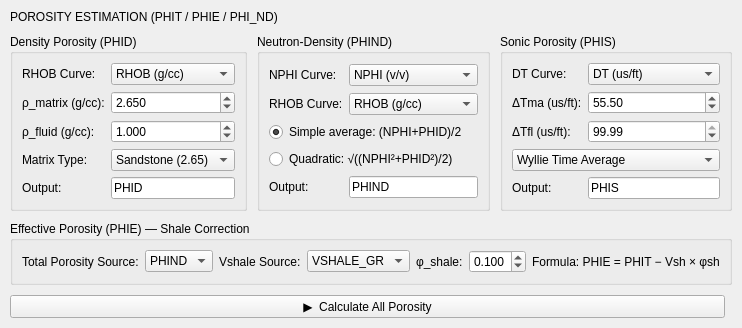
              <widget class="QWidget" name="tabPorosity">
               <attribute name="title">
                <string>Porosity</string>
               </attribute>
               <layout class="QVBoxLayout" name="poroLayout">
                <property name="spacing">
                 <number>10</number>
                </property>
                <property name="leftMargin">
                 <number>10</number>
                </property>
                <property name="topMargin">
                 <number>10</number>
                </property>
                <property name="rightMargin">
                 <number>10</number>
                </property>
                <property name="bottomMargin">
                 <number>10</number>
                </property>
                <item>
                 <widget class="QLabel" name="lblSectionHeader">
                  <property name="text">
                   <string>POROSITY ESTIMATION (PHIT / PHIE / PHI_ND)</string>
                  </property>
                 </widget>
                </item>
                <item>
                 <layout class="QHBoxLayout">
                  <item>
                   <widget class="QGroupBox" name="grpDensityPoro">
                    <property name="title">
                     <string>Density Porosity (PHID)</string>
                    </property>
                    <layout class="QGridLayout">
                     <item row="0" column="0">
                      <widget class="QLabel" name="label">
                       <property name="text">
                        <string>RHOB Curve:</string>
                       </property>
                      </widget>
                     </item>
                     <item row="0" column="1">
                      <widget class="QComboBox" name="comboDenRHOB">
                       <item>
                        <property name="text">
                         <string>RHOB (g/cc)</string>
                        </property>
                       </item>
                      </widget>
                     </item>
                     <item row="1" column="0">
                      <widget class="QLabel" name="label">
                       <property name="text">
                        <string>ρ_matrix (g/cc):</string>
                       </property>
                      </widget>
                     </item>
                     <item row="1" column="1">
                      <widget class="QDoubleSpinBox" name="spinRhoMatrix">
                       <property name="decimals">
                        <number>3</number>
                       </property>
                       <property name="singleStep">
                        <double>0.010000000000000</double>
                       </property>
                       <property name="value">
                        <double>2.650000000000000</double>
                       </property>
                      </widget>
                     </item>
                     <item row="2" column="0">
                      <widget class="QLabel" name="label">
                       <property name="text">
                        <string>ρ_fluid (g/cc):</string>
                       </property>
                      </widget>
                     </item>
                     <item row="2" column="1">
                      <widget class="QDoubleSpinBox" name="spinRhoFluid">
                       <property name="decimals">
                        <number>3</number>
                       </property>
                       <property name="singleStep">
                        <double>0.010000000000000</double>
                       </property>
                       <property name="value">
                        <double>1.000000000000000</double>
                       </property>
                      </widget>
                     </item>
                     <item row="3" column="0">
                      <widget class="QLabel" name="label">
                       <property name="text">
                        <string>Matrix Type:</string>
                       </property>
                      </widget>
                     </item>
                     <item row="3" column="1">
                      <widget class="QComboBox" name="comboDenMatrix">
                       <item>
                        <property name="text">
                         <string>Sandstone (2.65)</string>
                        </property>
                       </item>
                       <item>
                        <property name="text">
                         <string>Limestone (2.71)</string>
                        </property>
                       </item>
                       <item>
                        <property name="text">
                         <string>Dolomite (2.87)</string>
                        </property>
                       </item>
                       <item>
                        <property name="text">
                         <string>Custom</string>
                        </property>
                       </item>
                      </widget>
                     </item>
                     <item row="4" column="0">
                      <widget class="QLabel" name="label">
                       <property name="text">
                        <string>Output:</string>
                       </property>
                      </widget>
                     </item>
                     <item row="4" column="1">
                      <widget class="QLineEdit" name="linePHIDOutput">
                       <property name="text">
                        <string>PHID</string>
                       </property>
                      </widget>
                     </item>
                    </layout>
                   </widget>
                  </item>
                  <item>
                   <widget class="QGroupBox" name="grpNDPoro">
                    <property name="title">
                     <string>Neutron-Density (PHIND)</string>
                    </property>
                    <layout class="QGridLayout">
                     <item row="0" column="0">
                      <widget class="QLabel" name="label">
                       <property name="text">
                        <string>NPHI Curve:</string>
                       </property>
                      </widget>
                     </item>
                     <item row="0" column="1">
                      <widget class="QComboBox" name="comboNDNPHI">
                       <item>
                        <property name="text">
                         <string>NPHI (v/v)</string>
                        </property>
                       </item>
                      </widget>
                     </item>
                     <item row="1" column="0">
                      <widget class="QLabel" name="label">
                       <property name="text">
                        <string>RHOB Curve:</string>
                       </property>
                      </widget>
                     </item>
                     <item row="1" column="1">
                      <widget class="QComboBox" name="comboNDRHOB">
                       <item>
                        <property name="text">
                         <string>RHOB (g/cc)</string>
                        </property>
                       </item>
                      </widget>
                     </item>
                     <item row="2" column="0" colspan="2">
                      <widget class="QRadioButton" name="radioNDSimple">
                       <property name="text">
                        <string>Simple average: (NPHI+PHID)/2</string>
                       </property>
                       <property name="checked">
                        <bool>true</bool>
                       </property>
                      </widget>
                     </item>
                     <item row="3" column="0" colspan="2">
                      <widget class="QRadioButton" name="radioNDQuadratic">
                       <property name="text">
                        <string>Quadratic: √((NPHI²+PHID²)/2)</string>
                       </property>
                      </widget>
                     </item>
                     <item row="4" column="0">
                      <widget class="QLabel" name="label">
                       <property name="text">
                        <string>Output:</string>
                       </property>
                      </widget>
                     </item>
                     <item row="4" column="1">
                      <widget class="QLineEdit" name="lineNDOutput">
                       <property name="text">
                        <string>PHIND</string>
                       </property>
                      </widget>
                     </item>
                    </layout>
                   </widget>
                  </item>
                  <item>
                   <widget class="QGroupBox" name="grpSonicPoro">
                    <property name="title">
                     <string>Sonic Porosity (PHIS)</string>
                    </property>
                    <layout class="QGridLayout">
                     <item row="0" column="0">
                      <widget class="QLabel" name="label">
                       <property name="text">
                        <string>DT Curve:</string>
                       </property>
                      </widget>
                     </item>
                     <item row="0" column="1">
                      <widget class="QComboBox" name="comboSonicDT">
                       <item>
                        <property name="text">
                         <string>DT (us/ft)</string>
                        </property>
                       </item>
                      </widget>
                     </item>
                     <item row="1" column="0">
                      <widget class="QLabel" name="label">
                       <property name="text">
                        <string>ΔTma (us/ft):</string>
                       </property>
                      </widget>
                     </item>
                     <item row="1" column="1">
                      <widget class="QDoubleSpinBox" name="spinDTma">
                       <property name="value">
                        <double>55.500000000000000</double>
                       </property>
                      </widget>
                     </item>
                     <item row="2" column="0">
                      <widget class="QLabel" name="label">
                       <property name="text">
                        <string>ΔTfl (us/ft):</string>
                       </property>
                      </widget>
                     </item>
                     <item row="2" column="1">
                      <widget class="QDoubleSpinBox" name="spinDTfl">
                       <property name="value">
                        <double>99.989999999999995</double>
                       </property>
                      </widget>
                     </item>
                     <item row="3" column="0" colspan="2">
                      <widget class="QComboBox" name="comboSonicMethod">
                       <item>
                        <property name="text">
                         <string>Wyllie Time Average</string>
                        </property>
                       </item>
                       <item>
                        <property name="text">
                         <string>Raymer-Hunt-Gardner</string>
                        </property>
                       </item>
                      </widget>
                     </item>
                     <item row="4" column="0">
                      <widget class="QLabel" name="label">
                       <property name="text">
                        <string>Output:</string>
                       </property>
                      </widget>
                     </item>
                     <item row="4" column="1">
                      <widget class="QLineEdit" name="lineSonicOutput">
                       <property name="text">
                        <string>PHIS</string>
                       </property>
                      </widget>
                     </item>
                    </layout>
                   </widget>
                  </item>
                 </layout>
                </item>
                <item>
                 <widget class="QGroupBox" name="grpEffectivePoro">
                  <property name="title">
                   <string>Effective Porosity (PHIE) — Shale Correction</string>
                  </property>
                  <layout class="QGridLayout">
                   <item row="0" column="0">
                    <widget class="QLabel" name="label">
                     <property name="text">
                      <string>Total Porosity Source:</string>
                     </property>
                    </widget>
                   </item>
                   <item row="0" column="1">
                    <widget class="QComboBox" name="comboPHITSource">
                     <item>
                      <property name="text">
                       <string>PHIND</string>
                      </property>
                     </item>
                     <item>
                      <property name="text">
                       <string>PHID</string>
                      </property>
                     </item>
                     <item>
                      <property name="text">
                       <string>PHIS</string>
                      </property>
                     </item>
                    </widget>
                   </item>
                   <item row="0" column="2">
                    <widget class="QLabel" name="label">
                     <property name="text">
                      <string>Vshale Source:</string>
                     </property>
                    </widget>
                   </item>
                   <item row="0" column="3">
                    <widget class="QComboBox" name="comboPHIEVshale">
                     <item>
                      <property name="text">
                       <string>VSHALE_GR</string>
                      </property>
                     </item>
                    </widget>
                   </item>
                   <item row="0" column="4">
                    <widget class="QLabel" name="label">
                     <property name="text">
                      <string>φ_shale:</string>
                     </property>
                    </widget>
                   </item>
                   <item row="0" column="5">
                    <widget class="QDoubleSpinBox" name="spinPhiShale">
                     <property name="decimals">
                      <number>3</number>
                     </property>
                     <property name="maximum">
                      <double>1.000000000000000</double>
                     </property>
                     <property name="singleStep">
                      <double>0.010000000000000</double>
                     </property>
                     <property name="value">
                      <double>0.100000000000000</double>
                     </property>
                    </widget>
                   </item>
                   <item row="0" column="6">
                    <widget class="QLabel" name="label">
                     <property name="text">
                      <string>Formula: PHIE = PHIT − Vsh × φsh</string>
                     </property>
                    </widget>
                   </item>
                  </layout>
                 </widget>
                </item>
                <item>
                 <layout class="QHBoxLayout">
                  <item>
                   <widget class="QPushButton" name="btnCalculate">
                    <property name="text">
                     <string>▶  Calculate All Porosity</string>
                    </property>
                   </widget>
                  </item>
                  <item>
                   <spacer>
                    <property name="orientation">
                     <enum>Qt::Horizontal</enum>
                    </property>
                   </spacer>
                  </item>
                 </layout>
                </item>
               </layout>
              </widget>
